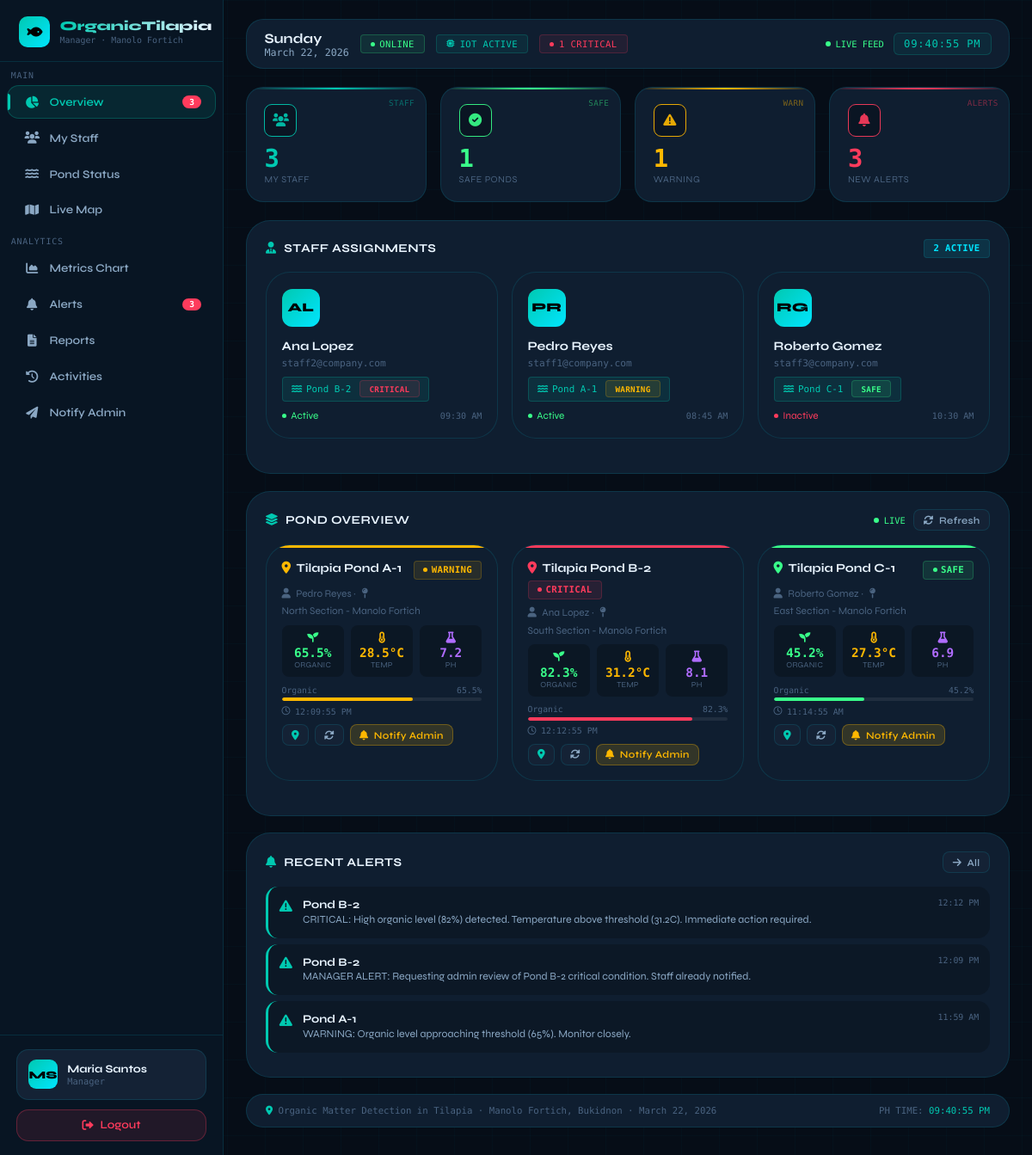
The app's page /manager/manager_dashboard.php (signed in) with its own data.
### tables this page shows
CREATE TABLE IF NOT EXISTS users (
    user_id       INT          AUTO_INCREMENT PRIMARY KEY,
    full_name     VARCHAR(100) NOT NULL,
    email         VARCHAR(100) NOT NULL UNIQUE,
    password      VARCHAR(255) NOT NULL,
    role          ENUM('admin','manager','staff') NOT NULL,
    assigned_pond VARCHAR(10)  DEFAULT NULL,
    created_at    DATETIME     DEFAULT CURRENT_TIMESTAMP,
    pond_id       INT          DEFAULT NULL,
    last_login    DATETIME     DEFAULT NULL
);

CREATE TABLE IF NOT EXISTS notifications (
    notification_id INT          AUTO_INCREMENT PRIMARY KEY,
    pond_id         INT,
    message         VARCHAR(255) NOT NULL,
    status          ENUM('unread','read','resolved') DEFAULT 'unread',
    created_at      DATETIME     DEFAULT CURRENT_TIMESTAMP,
    FOREIGN KEY (pond_id) REFERENCES ponds(pond_id) ON DELETE SET NULL
);

CREATE TABLE IF NOT EXISTS ponds (
    pond_id    INT          AUTO_INCREMENT PRIMARY KEY,
    pond_name  VARCHAR(100) NOT NULL,
    location   VARCHAR(255),
    created_at DATETIME     DEFAULT CURRENT_TIMESTAMP
);

### manager/manager_dashboard.php (the view, shortened to what this page needs)
<?php
require_once '../config/config.php';
$manager_name      = $_SESSION['full_name'];
$current_time_12hr = date('h:i:s A');
$current_date      = date('F j, Y');
$current_day       = date('l');
$ponds_config = [
    'A-1' => ['name'=>'Tilapia Pond A-1','center'=>[8.3695,124.8645],'staff'=>'Pedro Reyes',
              'bounds'=>[[8.3692,124.8642],[8.3698,124.8640],[8.3700,124.8648],[8.3696,124.8650],[8.3692,124.8642]]],
    'B-2' => ['name'=>'Tilapia Pond B-2','center'=>[8.3688,124.8652],'staff'=>'Ana Lopez',
              'bounds'=>[[8.3685,124.8649],[8.3690,124.8647],[8.3693,124.8654],[8.3688,124.8656],[8.3685,124.8649]]],
    'C-1' => ['name'=>'Tilapia Pond C-1','center'=>[8.3700,124.8660],'staff'=>'Roberto Gomez',
              'bounds'=>[[8.3697,124.8657],[8.3703,124.8655],[8.3705,124.8663],[8.3699,124.8665],[8.3697,124.8657]]],
];
$staff_stmt = $pdo->query("SELECT user_id, full_name, email, role, assigned_pond, last_login FROM users WHERE role = 'staff' ORDER BY full_name ASC");
$staff_list = [];
while ($row = $staff_stmt->fetch()) {
    $row['status'] = ($row['last_login'] && ((time() - strtotime($row['last_login'])) / 86400) <= 7) ? 'active' : 'inactive';
    $staff_list[] = $row;
}
$ponds_stmt = $pdo->query("SELECT pond_id, pond_name, location FROM ponds ORDER BY pond_name");
$ponds_db   = [];
while ($row = $ponds_stmt->fetch()) $ponds_db[$row['pond_name']] = $row;
$ponds_data = [];
foreach ($ponds_config as $key => $cfg) {
    $pid    = $ponds_db[$key]['pond_id'] ?? null;
    $latest = null;
    if ($pid) {
        $rs = $pdo->prepare("SELECT organic_level, water_temperature AS temperature, ph_level, detected_at FROM detections WHERE pond_id = ? ORDER BY detected_at DESC LIMIT 1");
        $rs->execute([$pid]);
        $latest = $rs->fetch();
    }
    $sf = $pdo->prepare("SELECT full_name FROM users WHERE assigned_pond = ? AND role = 'staff' LIMIT 1");
    $sf->execute([$key]);
    $sf_row = $sf->fetch();
    $organic = $latest ? floatval($latest['organic_level'])  : rand(45, 85);
    $temp    = $latest ? floatval($latest['temperature'])     : rand(25, 33);
    $ph      = $latest ? floatval($latest['ph_level'])        : round(rand(65,85)/10,1);
    $status  = 'safe';
    if ($organic > 80 || $temp > 32 || $ph > 8.5) $status = 'critical';
    elseif ($organic > 60 || $temp > 30 || $ph > 7.8) $status = 'warning';
    $ponds_data[$key] = [
        'pond_id'=>$pid,'pond_name'=>$key,'name'=>$cfg['name'],
        'center'=>$cfg['center'],'bounds'=>$cfg['bounds'],
        'organic_level'=>$organic,'temperature'=>$temp,'ph'=>$ph,
        'status'=>$status,
        'staff'=>$sf_row ? $sf_row['full_name'] : $cfg['staff'],
        'location'=>$ponds_db[$key]['location'] ?? 'Manolo Fortich',
        'last_reading'=>$latest ? $latest['detected_at'] : date('Y-m-d H:i:s'),
    ];
}
$alerts_stmt = $pdo->query("SELECT n.*, p.pond_name FROM notifications n LEFT JOIN ponds p ON n.pond_id = p.pond_id ORDER BY n.created_at DESC LIMIT 20");
$alerts = [];
if ($alerts_stmt && $alerts_stmt->rowCount() > 0) {
    while ($row = $alerts_stmt->fetch()) {
        $row['type'] = $row['status'] == 'critical' ? 'critical' : ($row['status'] == 'warning' ? 'warning' : 'info');
        $alerts[] = $row;
    }
}
$new_alerts_count = count(array_filter($alerts, fn($a) => ($a['status'] ?? '') == 'unread'));
$safe_ponds=count(array_filter($ponds_data,fn($p)=>$p['status']=='safe'));
$warning_ponds=count(array_filter($ponds_data,fn($p)=>$p['status']=='warning'));
$critical_ponds=count(array_filter($ponds_data,fn($p)=>$p['status']=='critical'));
?>
<!DOCTYPE html>
<html lang="en">
<head>
<link rel="stylesheet" href="https://unpkg.com/leaflet@1.9.4/dist/leaflet.css"/>
<link rel="stylesheet" href="https://cdnjs.cloudflare.com/ajax/libs/font-awesome/6.0.0/css/all.min.css">
</head>
<body>
<aside class="sidebar" id="sidebar">
    <div class="sidebar-head">
        <div class="sidebar-logo"><i class="fas fa-fish"></i></div>
        <div>
            <div class="sidebar-title">OrganicTilapia</div>
            <div class="sidebar-sub">Manager · Manolo Fortich</div>
        </div>
    </div>
    <div class="nav-section">Main</div>
    <div class="nav-item active" onclick="showSection('overview',this)">
        <i class="fas fa-chart-pie"></i> Overview
        <?php if($new_alerts_count > 0): ?><span class="nav-badge"><?php echo $new_alerts_count; ?></span><?php endif; ?>
    </div>
    <div class="nav-item" onclick="showSection('staff',this)"><i class="fas fa-users"></i> My Staff</div>
    <div class="nav-item" onclick="showSection('ponds',this)"><i class="fas fa-water"></i> Pond Status</div>
    <div class="nav-item" onclick="showSection('map',this)"><i class="fas fa-map"></i> Live Map</div>
    <div class="nav-section">Analytics</div>
    <div class="nav-item" onclick="showSection('charts',this)"><i class="fas fa-chart-area"></i> Metrics Chart</div>
    <div class="nav-item" onclick="showSection('alerts',this)">
        <i class="fas fa-bell"></i> Alerts
        <?php if($new_alerts_count > 0): ?><span class="nav-badge"><?php echo $new_alerts_count; ?></span><?php endif; ?>
    </div>
    <div class="nav-item" onclick="showSection('reports',this)"><i class="fas fa-file-alt"></i> Reports</div>
    <div class="nav-item" onclick="showSection('activities',this)"><i class="fas fa-history"></i> Activities</div>
    <div class="nav-item" onclick="showSection('mgr-notifs',this)"><i class="fas fa-paper-plane"></i> Notify Admin <span class="nav-badge" id="mgrPendingBadge" style="display:none"></span></div>
    <div class="sidebar-footer">
        <div class="sidebar-user">
            <div class="sidebar-avatar"><?php $i=''; foreach(explode(' ',$manager_name) as $n) $i.=strtoupper(substr($n,0,1)); echo $i?:'M'; ?></div>
            <div>
                <div class="sidebar-uname"><?php echo htmlspecialchars($manager_name); ?></div>
                <div class="sidebar-urole">Manager</div>
            </div>
        </div>
        <a href="../auth/logout.php" class="btn-logout-sidebar" onclick="return confirm('Logout?')">
            <i class="fas fa-sign-out-alt"></i> Logout
        </a>
    </div>
</aside>
<div class="layout">
<div class="main">
<div class="content">
<div class="topbar">
    <div class="topbar-left">
        <div><div class="topbar-day"><?php echo $current_day; ?></div><div class="topbar-date"><?php echo $current_date; ?></div></div>
        <div class="sys-tag green"><span class="blink-dot"></span> ONLINE</div>
        <div class="sys-tag teal"><i class="fas fa-microchip" style="font-size:.6rem"></i> IOT ACTIVE</div>
        <?php if($critical_ponds > 0): ?><div class="sys-tag red"><span class="blink-dot"></span> <?php echo $critical_ponds; ?> CRITICAL</div><?php endif; ?>
    </div>
    <div style="display:flex;align-items:center;gap:.7rem;flex-wrap:wrap">
        <div class="iot-live"><span></span> LIVE FEED</div>
        <div class="nav-clock" id="mainClock"><?php echo $current_time_12hr; ?></div>
    </div>
</div>
<div class="section-panel active" id="sec-overview">
    <div class="kpi-grid">
        <div class="kpi" style="--kc:var(--teal)"><div class="kpi-corner">STAFF</div><div class="kpi-icon"><i class="fas fa-users"></i></div><div class="kpi-val"><?php echo count($staff_list); ?></div><div class="kpi-label">My Staff</div></div>
        <div class="kpi" style="--kc:var(--green)"><div class="kpi-corner">SAFE</div><div class="kpi-icon"><i class="fas fa-check-circle"></i></div><div class="kpi-val"><?php echo $safe_ponds; ?></div><div class="kpi-label">Safe Ponds</div></div>
        <div class="kpi" style="--kc:var(--amber)"><div class="kpi-corner">WARN</div><div class="kpi-icon"><i class="fas fa-exclamation-triangle"></i></div><div class="kpi-val"><?php echo $warning_ponds; ?></div><div class="kpi-label">Warning</div></div>
        <div class="kpi" style="--kc:var(--red)"><div class="kpi-corner">ALERTS</div><div class="kpi-icon"><i class="fas fa-bell"></i></div><div class="kpi-val"><?php echo $new_alerts_count; ?></div><div class="kpi-label">New Alerts</div></div>
    </div>
    <div class="card">
        <div class="card-head">
            <div class="card-title"><i class="fas fa-user-tie"></i> Staff Assignments</div>
            <span class="badge badge-info"><?php echo count(array_filter($staff_list,fn($s)=>$s['status']=='active')); ?> ACTIVE</span>
        </div>
        <div class="staff-grid">
            <?php foreach($staff_list as $s): $init=''; foreach(explode(' ',$s['full_name']) as $n) $init.=strtoupper(substr($n,0,1)); $pstatus=($ponds_data[$s['assigned_pond']]??null)['status']??'safe'; ?>
            <div class="staff-card" onclick="gotoMap('<?php echo $s['assigned_pond']; ?>')">
                <div class="staff-avatar"><?php echo $init?:'?'; ?></div>
                <div class="staff-name"><?php echo htmlspecialchars($s['full_name']); ?></div>
                <div class="staff-email"><?php echo htmlspecialchars($s['email']); ?></div>
                <div class="staff-pond-tag"><i class="fas fa-water"></i> Pond <?php echo $s['assigned_pond']??'N/A'; ?> <span class="badge badge-<?php echo $pstatus; ?>" style="font-size:.58rem;margin-left:.3rem"><?php echo strtoupper($pstatus); ?></span></div>
                <div class="staff-foot">
                    <div style="display:flex;align-items:center;gap:.35rem;color:var(--<?php echo $s['status']=='active'?'green':'red'; ?>);font-size:.73rem"><span class="blink-dot" style="color:var(--<?php echo $s['status']=='active'?'green':'red'; ?>)"></span><?php echo ucfirst($s['status']); ?></div>
                    <div style="font-family:var(--fm);font-size:.63rem;color:var(--muted)"><?php echo $s['last_login']?date('h:i A',strtotime($s['last_login'])):'Never'; ?></div>
                </div>
            </div>
            <?php endforeach; if(empty($staff_list)): ?><div style="grid-column:1/-1;text-align:center;padding:1.5rem;color:var(--muted)">No staff assigned</div><?php endif; ?>
        </div>
    </div>
    <div class="card">
        <div class="card-head">
            <div class="card-title"><i class="fas fa-layer-group"></i> Pond Overview</div>
            <div style="display:flex;align-items:center;gap:.6rem;flex-wrap:wrap">
                <div class="iot-live"><span></span> LIVE</div>
                <button class="btn btn-ghost btn-sm" onclick="refreshAllPonds()"><i class="fas fa-sync-alt" id="refreshAllIcon"></i> Refresh</button>
            </div>
        </div>
        <div class="pond-cards-grid">
            <?php foreach($ponds_data as $key => $pond): $sc=$pond['status']==='safe'?'var(--green)':($pond['status']==='warning'?'var(--amber)':'var(--red)'); $bc=$pond['organic_level']>80?'var(--red)':($pond['organic_level']>60?'var(--amber)':'var(--green)'); ?>
            <div class="pond-card <?php echo $pond['status']; ?>" id="pcard-<?php echo $key; ?>" onclick="showPondModal('<?php echo $key; ?>')">
                <div class="pond-card-head"><div class="pond-card-name"><i class="fas fa-map-marker-alt" style="color:<?php echo $sc; ?>"></i><?php echo htmlspecialchars($ponds_config[$key]['name']??$key); ?></div><span class="badge badge-<?php echo $pond['status']; ?>"><span class="dot-blink"></span><?php echo strtoupper($pond['status']); ?></span></div>
                <div style="font-size:.74rem;color:var(--muted);margin:.35rem 0;display:flex;align-items:center;gap:.4rem;flex-wrap:wrap"><i class="fas fa-user"></i><?php echo $pond['staff']; ?> · <i class="fas fa-map-pin"></i><?php echo $pond['location']; ?></div>
                <div class="metrics-row">
                    <div class="metric-chip"><i class="fas fa-seedling ic-organic"></i><div class="metric-val ic-organic" id="ov-o-<?php echo $key; ?>"><?php echo $pond['organic_level']; ?>%</div><div class="metric-lbl">Organic</div></div>
                    <div class="metric-chip"><i class="fas fa-thermometer-half ic-temp"></i><div class="metric-val ic-temp" id="ov-t-<?php echo $key; ?>"><?php echo $pond['temperature']; ?>°C</div><div class="metric-lbl">Temp</div></div>
                    <div class="metric-chip"><i class="fas fa-flask ic-ph"></i><div class="metric-val ic-ph" id="ov-p-<?php echo $key; ?>"><?php echo $pond['ph']; ?></div><div class="metric-lbl">pH</div></div>
                </div>
                <div class="pond-bar-wrap"><div class="pond-bar-label"><span>Organic</span><span id="pb-o-<?php echo $key; ?>"><?php echo $pond['organic_level']; ?>%</span></div><div class="pond-bar"><div class="pond-bar-fill" id="pf-o-<?php echo $key; ?>" style="width:<?php echo min(100,$pond['organic_level']); ?>%;background:<?php echo $bc; ?>"></div></div></div>
                <div class="pond-ts"><i class="far fa-clock"></i><span id="ov-ts-<?php echo $key; ?>"><?php echo date('h:i:s A',strtotime($pond['last_reading'])); ?></span></div>
                <div style="display:flex;gap:.4rem;margin-top:.6rem;flex-wrap:wrap" onclick="event.stopPropagation()">
                    <button class="btn btn-ghost btn-sm" onclick="gotoMap('<?php echo $key; ?>')"><i class="fas fa-map-marker-alt" style="color:var(--teal)"></i></button>
                    <button class="btn btn-ghost btn-sm" onclick="refreshPond('<?php echo $key; ?>')"><i class="fas fa-sync-alt"></i></button>
                    <button class="btn btn-warning btn-sm" onclick="notifyAdmin('<?php echo $key; ?>')"><i class="fas fa-bell"></i> Notify Admin</button>
                </div>
            </div>
            <?php endforeach; ?>
        </div>
    </div>
    <div class="card">
        <div class="card-head"><div class="card-title"><i class="fas fa-bell"></i> Recent Alerts</div><button class="btn btn-ghost btn-sm" onclick="showSection('alerts')"><i class="fas fa-arrow-right"></i> All</button></div>
        <div style="max-height:220px;overflow-y:auto">
            <?php foreach(array_slice($alerts,0,3) as $al): ?>
            <div class="alert-item <?php echo $al['type']; ?>">
                <i class="fas fa-<?php echo $al['type']=='critical'?'exclamation-circle':'exclamation-triangle'; ?> alert-icon <?php echo $al['type']; ?>"></i>
                <div style="flex:1;min-width:0"><div style="display:flex;justify-content:space-between;gap:.4rem;flex-wrap:wrap"><div class="alert-pond">Pond <?php echo htmlspecialchars($al['pond_name']); ?></div><div class="alert-time"><?php echo date('h:i A',strtotime($al['created_at'])); ?></div></div><div class="alert-msg"><?php echo htmlspecialchars($al['message']); ?></div></div>
            </div>
            <?php endforeach; ?>
        </div>
    </div>
</div>
<div class="dash-footer">
    <div><i class="fas fa-map-marker-alt" style="color:var(--teal)"></i> Organic Matter Detection in Tilapia · Manolo Fortich, Bukidnon · <?php echo $current_date; ?></div>
    <div>PH TIME: <span id="footerTs" style="color:var(--teal)"><?php echo date('h:i:s A'); ?></span></div>
</div>
</div>
</div>
</div>
</body>
</html>

### records on screen
users: init "AL", full_name "Ana Lopez", email "staff2@company.com", assigned_pond "B-2", assigned_pond "CRITICAL", status "Active", last_login "09:30 AM"
users: init "PR", full_name "Pedro Reyes", email "staff1@company.com", assigned_pond "A-1", assigned_pond "WARNING", status "Active", last_login "08:45 AM"
users: init "RG", full_name "Roberto Gomez", email "staff3@company.com", assigned_pond "C-1", assigned_pond "SAFE", status "Inactive", last_login "10:30 AM"
notifications: pond.pond_name "B-2", created_at "12:12 PM", message "CRITICAL: High organic level (82%) detected. Temperature above threshold (31.2C). Immediate action required."
notifications: pond.pond_name "B-2", created_at "12:09 PM", message "MANAGER ALERT: Requesting admin review of Pond B-2 critical condition. Staff already notified."
notifications: pond.pond_name "A-1", created_at "11:59 AM", message "WARNING: Organic level approaching threshold (65%). Monitor closely."

### other values on screen
$new_alerts_count "3"
$i?:'M' "MS"
$manager_name "Maria Santos"
$critical_ponds "1"
count($staff_list) "3"
$safe_ponds "1"
$warning_ponds "1"
count(array_filter($staff_list,fn($s)=>$s['status']=='active')) "2"
$ponds_config[$key]['name'] "Tilapia Pond A-1"
$pond['status'] "WARNING"
$pond['staff'] "Pedro Reyes"
$pond['location'] "North Section - Manolo Fortich"
$pond['organic_level'] "65.5"
$pond['temperature'] "28.5"
$pond['ph'] "7.2"
